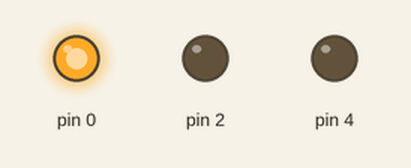
Recording of a sketch running on a simulated Arduino Uno, built with avr-gcc and run on an emulated ATmega328P. Parts: output pins drawn as LEDs (lit = HIGH).

Above: at 1.0 s.
At 2.5 s:
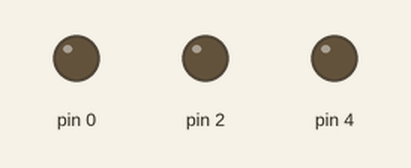
At 4.0 s:
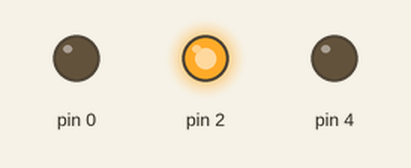
At 7.0 s:
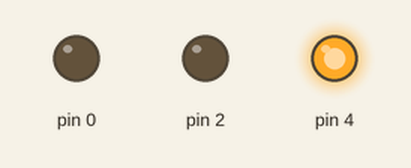
Timing chart, 0 to 11.7 s (numbered marks = the images above):
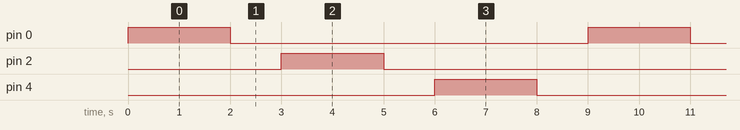

Measured:
- by itself, pin 0, pin 2, pin 4: alternates HIGH for 2.0 s and LOW for 7.0 s
- by itself, everything shown: repeats every 9.0 s, in 6 steps

The sketch:

Led_blinking_3.ino
```cpp
void setup() {
  pinMode(0,OUTPUT);
  pinMode(2,OUTPUT);
  pinMode(4,OUTPUT);
}

void loop() {
digitalWrite(0,HIGH);
delay(2000);
digitalWrite(0,LOW);
delay(1000);
digitalWrite(2,HIGH);
delay(2000);
digitalWrite(2,LOW);
delay(1000);
digitalWrite(4,HIGH);
delay(2000);
digitalWrite(4,LOW);
delay(1000);
}
```
